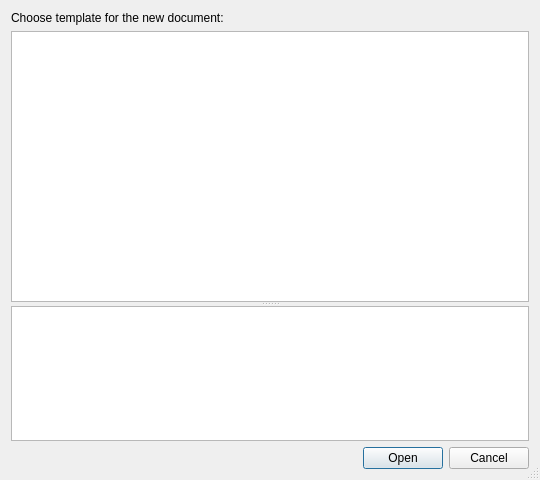
<ui version="4.0" >
 <class>TemplateDialog</class>
 <widget class="QDialog" name="TemplateDialog" >
  <property name="geometry" >
   <rect>
    <x>0</x>
    <y>0</y>
    <width>540</width>
    <height>480</height>
   </rect>
  </property>
  <property name="windowTitle" >
   <string>New File using Template</string>
  </property>
  <property name="sizeGripEnabled" >
   <bool>true</bool>
  </property>
  <property name="modal" >
   <bool>true</bool>
  </property>
  <layout class="QGridLayout" >
   <item row="0" column="0" >
    <widget class="QLabel" name="label" >
     <property name="text" >
      <string>Choose template for the new document:</string>
     </property>
    </widget>
   </item>
   <item row="1" column="0" >
    <widget class="QSplitter" name="splitter" >
     <property name="orientation" >
      <enum>Qt::Vertical</enum>
     </property>
     <property name="childrenCollapsible" >
      <bool>false</bool>
     </property>
     <widget class="QTreeView" name="treeView" >
      <property name="sizePolicy" >
       <sizepolicy vsizetype="Expanding" hsizetype="Expanding" >
        <horstretch>0</horstretch>
        <verstretch>2</verstretch>
       </sizepolicy>
      </property>
     </widget>
     <widget class="QTextEdit" name="textEdit" >
      <property name="sizePolicy" >
       <sizepolicy vsizetype="Expanding" hsizetype="Expanding" >
        <horstretch>0</horstretch>
        <verstretch>1</verstretch>
       </sizepolicy>
      </property>
      <property name="font" >
       <font>
        <pointsize>11</pointsize>
       </font>
      </property>
      <property name="undoRedoEnabled" >
       <bool>false</bool>
      </property>
      <property name="readOnly" >
       <bool>true</bool>
      </property>
     </widget>
    </widget>
   </item>
   <item row="2" column="0" >
    <widget class="QDialogButtonBox" name="buttonBox" >
     <property name="orientation" >
      <enum>Qt::Horizontal</enum>
     </property>
     <property name="standardButtons" >
      <set>QDialogButtonBox::Cancel|QDialogButtonBox::NoButton|QDialogButtonBox::Open</set>
     </property>
    </widget>
   </item>
  </layout>
 </widget>
 <tabstops>
  <tabstop>buttonBox</tabstop>
 </tabstops>
 <resources>
  <include location="resources.qrc" />
 </resources>
 <connections>
  <connection>
   <sender>buttonBox</sender>
   <signal>accepted()</signal>
   <receiver>TemplateDialog</receiver>
   <slot>accept()</slot>
   <hints>
    <hint type="sourcelabel" >
     <x>248</x>
     <y>254</y>
    </hint>
    <hint type="destinationlabel" >
     <x>157</x>
     <y>274</y>
    </hint>
   </hints>
  </connection>
  <connection>
   <sender>buttonBox</sender>
   <signal>rejected()</signal>
   <receiver>TemplateDialog</receiver>
   <slot>reject()</slot>
   <hints>
    <hint type="sourcelabel" >
     <x>316</x>
     <y>260</y>
    </hint>
    <hint type="destinationlabel" >
     <x>286</x>
     <y>274</y>
    </hint>
   </hints>
  </connection>
 </connections>
</ui>
